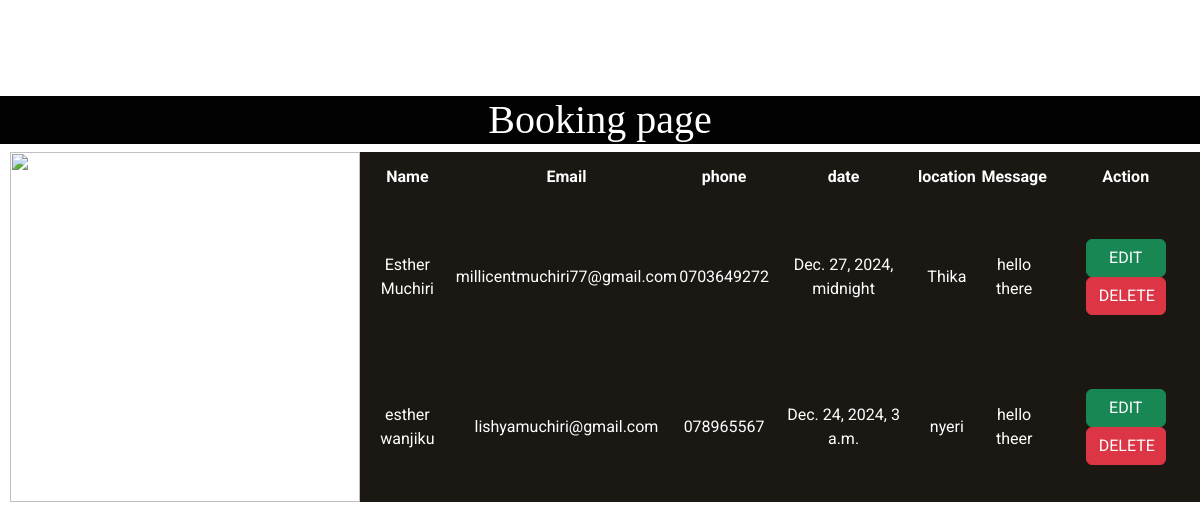
The page /bookshow/ on the database as committed earlier.
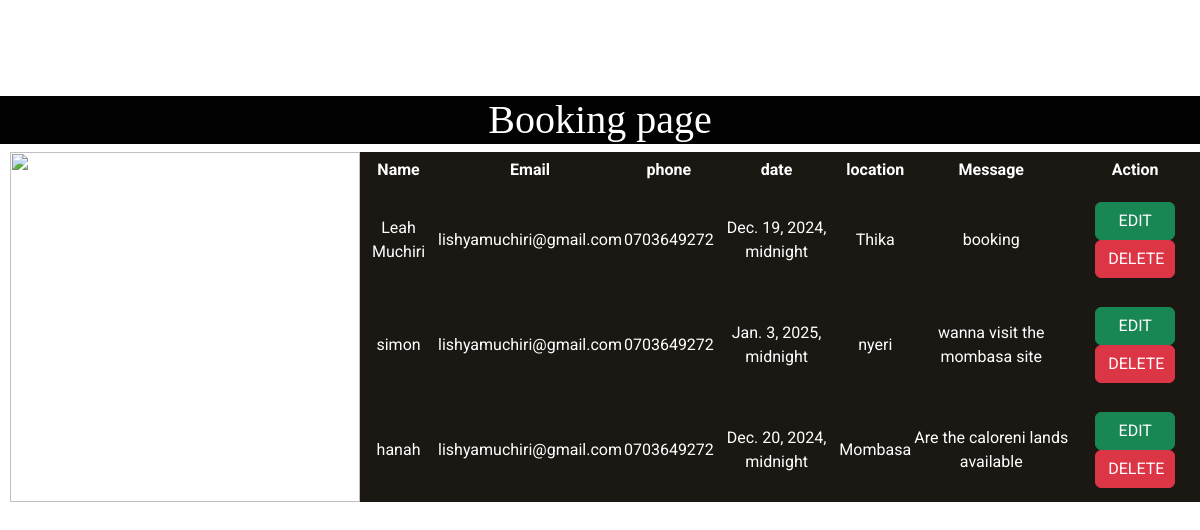
The same page on the database as committed later.
### essyapp/models.py (models this page shows, shortened)
class Booking(models.Model):
    name = models.CharField(max_length=100)
    email = models.EmailField()
    phone = models.CharField(max_length=50)
    date = models.DateTimeField(max_length=50)
    location = models.CharField(max_length=100, default="Not specified")
    message = models.TextField(max_length=500)

### essyapp/views.py (the view)
# urls.py: path('bookshow/', views.bookshow, name='bookshow'),
def bookshow(request):
    allbookings = Booking.objects.all()
    return render(request, 'bookshow.html', {'book': allbookings})

### templates/bookshow.html
{% extends 'base.html' %}
{% load static %}
{% block body %}
<br><br><br><br>
    <h1    style="color: #ffffff; font-family: 'Times New Roman'; background-color: #020202;text-align: center  ">Booking page</h1>
   <div id="img" style="display: flex">
       <img src="{% static 'assets/images/siteview.jpg' %}" alt="" style="width:350px;height:350px;margin-left: 10px">
    <table style="background-color: #1b1713; color: #ffffff;  width: 100%; text-align: center;">
    <thead>
    <thead>
    <tr>
        <th>Name</th>
        <th>Email</th>
        <th>phone</th>
        <th>date</th>
        <th>location</th>
        <th>Message</th>
        <th>Action</th>
    </tr>
</thead>
 <tbody>
    {% for x in book  %}
        <tr>
            <td>{{ x.name }}</td>
            <td>{{ x.email }}</td>
            <td>{{ x.phone }}</td>
            <td>{{ x.date }}</td>
            <td>{{ x.location }}</td>
            <td>{{ x.message }}</td>
             <td >
                <a href="/edit/{{ x.id }}" class="btn btn-success" style="width: 80px">EDIT</a>
                <a href="{% url 'delete_booking' x.id %}"  class="btn btn-danger" style="width: 80px">DELETE</a>
            </td>
        </tr>
         {% empty %}
            <tr>
                <td colspan="5">No booking entries found.</td>
            </tr>
    {% endfor %}
   </tbody>
    </table>
</div>
{% endblock %}

Rows that differ between the two databases and show on the page:
removed Booking: name "Esther Muchiri", email "millicentmuchiri77@gmail.com", phone "0703649272", date "Dec. 27, 2024, midnight", location "Thika", message "hello there"
removed Booking: name "esther wanjiku", email "lishyamuchiri@gmail.com", phone "078965567", date "Dec. 24, 2024, 3 a.m.", location "nyeri", message "hello theer"
added Booking: name "Leah Muchiri", email "lishyamuchiri@gmail.com", phone "0703649272", date "Dec. 19, 2024, midnight", location "Thika", message "booking"
added Booking: name "simon", email "lishyamuchiri@gmail.com", phone "0703649272", date "Jan. 3, 2025, midnight", location "nyeri", message "wanna visit the mombasa site"
added Booking: name "hanah", email "lishyamuchiri@gmail.com", phone "0703649272", date "Dec. 20, 2024, midnight", location "Mombasa", message "Are the caloreni lands available"
